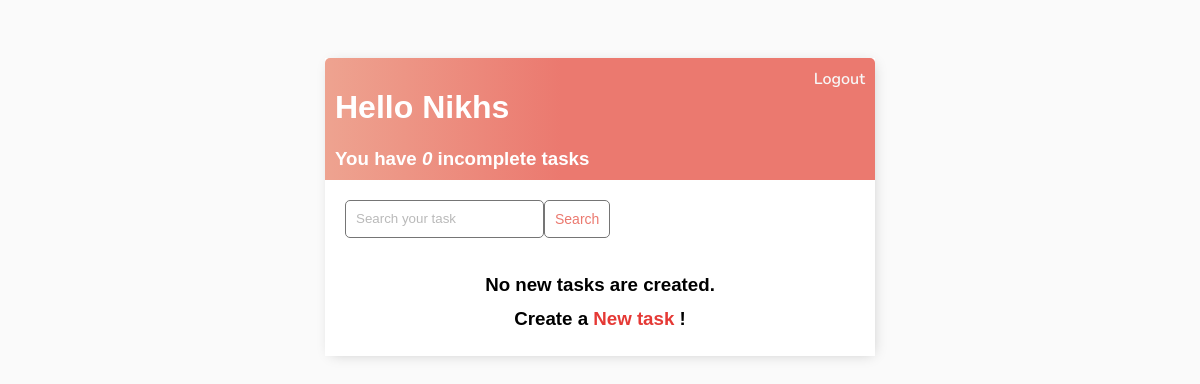
Before: / (signed in) with the older database file.
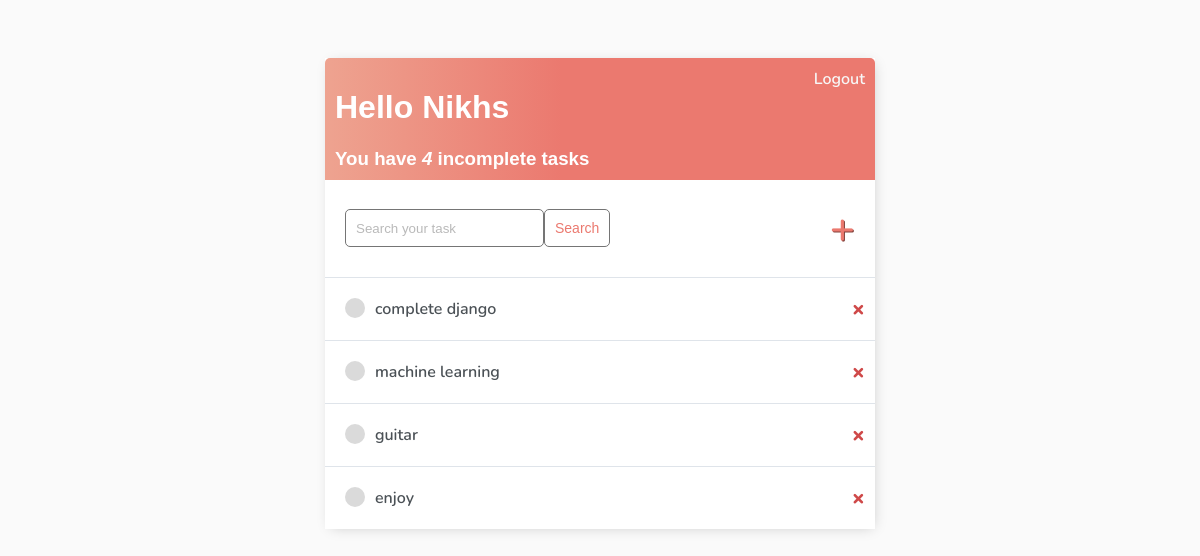
After: the same page with the newer database file.
### base/models.py (models this page shows)
class Task(models.Model):
    user=models.ForeignKey(User,on_delete=models.CASCADE,null=True,blank=True)
    title=models.CharField(max_length=200,null=True,blank=True)
    description=models.TextField(null=True,blank=True)
    complete=models.BooleanField(default=False)       #when an item is first createdit is not complete
    created=models.DateTimeField(auto_now_add=True)
    def __str__(self):
        return self.title if self.title else''
    class meta:
        ordering=['complete']

### base/views.py (the view)
# urls.py: path('', tasklist.as_view(), name='tasks'),
class tasklist(LoginRequiredMixin, ListView):
    model = Task
    context_object_name = 'tasks'  # to change the name of the object
    def get_context_data(self, **kwargs):              # for the particular person
        context = super().get_context_data(**kwargs)
        context['tasks'] = context['tasks'].filter(
            user=self.request.user)       #
        context['count'] = context['tasks'].filter(
            complete=False).count()       # to know the incomplete items
        search_input = self.request.GET.get('search-area') or ''
        if search_input:
            context['tasks'] = context['tasks'].filter(
                title__startswith=search_input)
        context['search_input'] = search_input
        return context

### base/templates/base/task_list.html (shortened to what this page needs)
{% extends 'base/main.html' %} {% block content %}
<div class="header-bar">
    <div>
        <h1>Hello {{request.user|title}}</h1>
        <h3 style="margin:0">You have <i>{{count}}</i> incomplete task{{ count|pluralize:"s" }}</h3>
    </div>
    {% if request.user.is_authenticated %}
    <a href="{% url 'logout' %}">Logout</a> {% else %}
    <a href="{% url 'login' %}">Login</a> {% endif %}
</div>
<div id="search-add-wrapper">
    <form method="GET" style="display: flex;">
        <input type='text' name='search-area' placeholder="Search your task" value="{{search_input}}">
        <input class="button" type="submit" value='Search'>
    </form>
    {% if tasks|length > 0 %}
    <a id="add-link" href="{% url 'task-create' %}">&#x2b;</a>
    {% endif %}
</div>
<div class="task-items-wrapper">
    {% for task in tasks %}
    <div class="task-wrapper">
        {% if task.complete %}
        <div class="task-title">
            <div class="task-complete-icon"></div>
            <i><s><a href="{% url 'task-update' task.id %}">{{task}}</a></s></i>
        </div>
        <a class="delete-link" href="{% url 'task-delete' task.id %}">&#215;</a>
        {% else %}
        <div class="task-title">
            <div class="task-incomplete-icon"></div>
            <a href="{% url 'task-update' task.id %}">{{task}}</a>
        </div>
        <a class="delete-link" href="{% url 'task-delete' task.id %}">&#215;</a>
        {% endif %}
    </div>
    {% empty %}
    <div style="text-align: center; padding-bottom: 10px; line-height: 1em;">
        <h3>No new tasks are created.</h3>
        <h3>Create a <a style="text-decoration: none; color: #e53935;" href="{% url 'task-create' %}">New task</a> !
        </h3>
    </div>
    {% endfor %}
</div>
{% endblock content %}

### base/templates/base/main.html (shortened to what this page needs)
<!DOCTYPE html>
<html lang="en">
<head>
    <link rel="stylesheet" href="">
</head>
<body>
    <div class="container">
        {% block content %}
        {% endblock content %}
    </div>
</body>
</html>

### base/templates/base/main.html (style rules this page uses)
body { background-color: #fafafa; font-family: 'Nunito', sans-serif; padding-top: 50px; }
h1, h2, h3, h4, h5, h6 { font-family: 'Raleway', sans-serif; }
a, p { color: #4b5156 }
a { font-weight: 600; }
.container { max-width: 550px; margin: auto; background-color: #fff; -webkit-box-shadow: 2px 2px 13px -4px rgba(0, 0, 0, 0.21); box-shadow: 2px 2px 13px -4px rgba(0, 0, 0, 0.21); }
input { outline: none; border: none; }
.header-bar { display: flex; justify-content: space-between; color: #fff; padding: 10px; border-radius: 5px 5px 0 0; background: linear-gradient(90deg, #EEA390 0%, #EB796F 43%, #EB796F 100%); }
.header-bar a { color: rgb(247, 247, 247); text-decoration: none; }
.task-wrapper { display: flex; align-items: center; justify-content: space-between; background-color: #fff; border-top: 1px solid #dfe4ea; overflow: hidden; }
.task-title { display: flex; padding: 20px; }
.task-title a { text-decoration: none; color: #4b5156; margin-left: 10px; }
.task-incomplete-icon { height: 20px; width: 20px; background-color: rgb(218, 218, 218); border-radius: 50%; }
.delete-link { text-decoration: none; font-weight: 900; color: #cf4949; font-size: 22px; line-height: 0; padding: 20px 10px; }
#add-link { color: #EB796F; text-decoration: none; font-size: 42px; text-shadow: 1px 1px #81413b; }
#search-add-wrapper { display: flex; justify-content: space-between; align-items: center; padding: 20px; }
.button { border: 1px solid #757575; background-color: #FFF; color: #EB796F; padding: 10px; font-size: 14px; border-radius: 5px; cursor: pointer; text-decoration: none; }
input[type=text], input[type=password], textarea { border: 1px solid #757575; border-radius: 5px; padding: 10px; width: 90%; }
::placeholder { font-weight: 300; opacity: 0.5; }

Changed rows visible on the page:
added Task: title "complete django"
added Task: title "machine learning"
added Task: title "guitar"
added Task: title "enjoy"
Other visible differences:
{{ count }}: "0" → "4"
text no longer shown: "No new tasks are created. Create a New task !"
